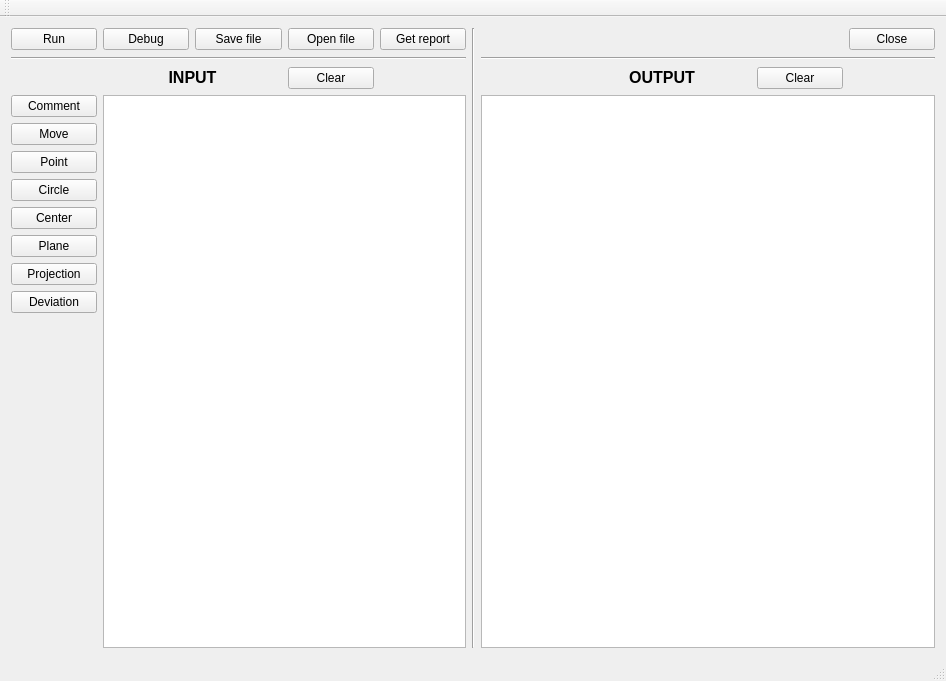
<?xml version="1.0" encoding="UTF-8"?>
<ui version="4.0">
 <class>CommandInterpreterQtClass</class>
 <widget class="QMainWindow" name="CommandInterpreterQtClass">
  <property name="geometry">
   <rect>
    <x>0</x>
    <y>0</y>
    <width>946</width>
    <height>681</height>
   </rect>
  </property>
  <property name="windowTitle">
   <string>CommandInterpreterQt</string>
  </property>
  <widget class="QWidget" name="centralWidget">
   <layout class="QHBoxLayout" name="horizontalLayout">
    <item>
     <layout class="QGridLayout" name="gridLayout_3">
      <item row="5" column="0">
       <widget class="QPushButton" name="pointButton">
        <property name="text">
         <string>Point</string>
        </property>
       </widget>
      </item>
      <item row="4" column="0">
       <widget class="QPushButton" name="moveButton">
        <property name="text">
         <string>Move</string>
        </property>
       </widget>
      </item>
      <item row="3" column="1" rowspan="12" colspan="4">
       <widget class="QTextEdit" name="inputConsole">
        <property name="font">
         <font>
          <family>Segoe UI Historic</family>
          <pointsize>14</pointsize>
         </font>
        </property>
        <property name="verticalScrollBarPolicy">
         <enum>Qt::ScrollBarAsNeeded</enum>
        </property>
        <property name="horizontalScrollBarPolicy">
         <enum>Qt::ScrollBarAsNeeded</enum>
        </property>
        <property name="sizeAdjustPolicy">
         <enum>QAbstractScrollArea::AdjustIgnored</enum>
        </property>
        <property name="readOnly">
         <bool>false</bool>
        </property>
        <property name="html">
         <string>&lt;!DOCTYPE HTML PUBLIC &quot;-//W3C//DTD HTML 4.0//EN&quot; &quot;http://www.w3.org/TR/REC-html40/strict.dtd&quot;&gt;
&lt;html&gt;&lt;head&gt;&lt;meta name=&quot;qrichtext&quot; content=&quot;1&quot; /&gt;&lt;meta charset=&quot;utf-8&quot; /&gt;&lt;style type=&quot;text/css&quot;&gt;
p, li { white-space: pre-wrap; }
hr { height: 1px; border-width: 0; }
li.unchecked::marker { content: &quot;\2610&quot;; }
li.checked::marker { content: &quot;\2612&quot;; }
&lt;/style&gt;&lt;/head&gt;&lt;body style=&quot; font-family:'Segoe UI Historic'; font-size:14pt; font-weight:400; font-style:normal;&quot;&gt;
&lt;p align=&quot;justify&quot; style=&quot;-qt-paragraph-type:empty; margin-top:0px; margin-bottom:0px; margin-left:0px; margin-right:0px; -qt-block-indent:0; text-indent:0px; font-family:'Segoe UI'; font-size:9pt;&quot;&gt;&lt;br /&gt;&lt;/p&gt;&lt;/body&gt;&lt;/html&gt;</string>
        </property>
       </widget>
      </item>
      <item row="8" column="0">
       <widget class="QPushButton" name="planeButton">
        <property name="text">
         <string>Plane</string>
        </property>
       </widget>
      </item>
      <item row="2" column="3">
       <widget class="QPushButton" name="clearInputButton">
        <property name="text">
         <string>Clear</string>
        </property>
       </widget>
      </item>
      <item row="0" column="1">
       <widget class="QPushButton" name="debugButton">
        <property name="text">
         <string>Debug</string>
        </property>
       </widget>
      </item>
      <item row="6" column="0">
       <widget class="QPushButton" name="circleButton">
        <property name="text">
         <string>Circle</string>
        </property>
       </widget>
      </item>
      <item row="9" column="0">
       <widget class="QPushButton" name="projectionButton">
        <property name="text">
         <string>Projection</string>
        </property>
       </widget>
      </item>
      <item row="3" column="0">
       <widget class="QPushButton" name="commentButton">
        <property name="text">
         <string>Comment</string>
        </property>
       </widget>
      </item>
      <item row="0" column="4">
       <widget class="QPushButton" name="getReportButton">
        <property name="text">
         <string>Get report</string>
        </property>
       </widget>
      </item>
      <item row="0" column="0">
       <widget class="QPushButton" name="runButton">
        <property name="font">
         <font>
          <pointsize>9</pointsize>
         </font>
        </property>
        <property name="styleSheet">
         <string notr="true"/>
        </property>
        <property name="text">
         <string>Run</string>
        </property>
       </widget>
      </item>
      <item row="7" column="0">
       <widget class="QPushButton" name="centerButton">
        <property name="text">
         <string>Center</string>
        </property>
       </widget>
      </item>
      <item row="0" column="2">
       <widget class="QPushButton" name="saveFileButton">
        <property name="text">
         <string>Save file</string>
        </property>
       </widget>
      </item>
      <item row="2" column="1" colspan="2">
       <widget class="QLabel" name="label">
        <property name="font">
         <font>
          <pointsize>12</pointsize>
          <bold>true</bold>
         </font>
        </property>
        <property name="frameShape">
         <enum>QFrame::Box</enum>
        </property>
        <property name="lineWidth">
         <number>0</number>
        </property>
        <property name="text">
         <string>&lt;html&gt;&lt;head/&gt;&lt;body&gt;&lt;p align=&quot;center&quot;&gt;INPUT&lt;/p&gt;&lt;/body&gt;&lt;/html&gt;</string>
        </property>
        <property name="textFormat">
         <enum>Qt::AutoText</enum>
        </property>
       </widget>
      </item>
      <item row="10" column="0">
       <widget class="QPushButton" name="deviationButton">
        <property name="text">
         <string>Deviation</string>
        </property>
       </widget>
      </item>
      <item row="0" column="3">
       <widget class="QPushButton" name="openFileButton">
        <property name="text">
         <string>Open file</string>
        </property>
       </widget>
      </item>
      <item row="1" column="0" colspan="5">
       <widget class="Line" name="line">
        <property name="minimumSize">
         <size>
          <width>0</width>
          <height>5</height>
         </size>
        </property>
        <property name="orientation">
         <enum>Qt::Horizontal</enum>
        </property>
       </widget>
      </item>
     </layout>
    </item>
    <item>
     <widget class="Line" name="line_2">
      <property name="orientation">
       <enum>Qt::Vertical</enum>
      </property>
     </widget>
    </item>
    <item>
     <layout class="QGridLayout" name="gridLayout_2">
      <item row="4" column="1" colspan="2">
       <widget class="QLabel" name="label_2">
        <property name="font">
         <font>
          <pointsize>12</pointsize>
          <bold>true</bold>
         </font>
        </property>
        <property name="styleSheet">
         <string notr="true"/>
        </property>
        <property name="text">
         <string>&lt;html&gt;&lt;head/&gt;&lt;body&gt;&lt;p align=&quot;center&quot;&gt;OUTPUT&lt;/p&gt;&lt;/body&gt;&lt;/html&gt;</string>
        </property>
       </widget>
      </item>
      <item row="4" column="3">
       <widget class="QPushButton" name="clearOutputButton">
        <property name="text">
         <string>Clear</string>
        </property>
       </widget>
      </item>
      <item row="3" column="0" colspan="5">
       <widget class="Line" name="line_3">
        <property name="minimumSize">
         <size>
          <width>0</width>
          <height>5</height>
         </size>
        </property>
        <property name="orientation">
         <enum>Qt::Horizontal</enum>
        </property>
       </widget>
      </item>
      <item row="5" column="0" colspan="5">
       <widget class="QTextEdit" name="outputConsole">
        <property name="font">
         <font>
          <pointsize>14</pointsize>
         </font>
        </property>
        <property name="mouseTracking">
         <bool>false</bool>
        </property>
        <property name="focusPolicy">
         <enum>Qt::StrongFocus</enum>
        </property>
        <property name="readOnly">
         <bool>true</bool>
        </property>
       </widget>
      </item>
      <item row="1" column="4">
       <widget class="QPushButton" name="pushButton_2">
        <property name="text">
         <string>Close</string>
        </property>
       </widget>
      </item>
     </layout>
    </item>
   </layout>
  </widget>
  <widget class="QMenuBar" name="menuBar">
   <property name="geometry">
    <rect>
     <x>0</x>
     <y>0</y>
     <width>946</width>
     <height>22</height>
    </rect>
   </property>
  </widget>
  <widget class="QToolBar" name="mainToolBar">
   <attribute name="toolBarArea">
    <enum>TopToolBarArea</enum>
   </attribute>
   <attribute name="toolBarBreak">
    <bool>false</bool>
   </attribute>
  </widget>
  <widget class="QStatusBar" name="statusBar"/>
 </widget>
 <layoutdefault spacing="6" margin="11"/>
 <resources>
  <include location="CommandInterpreterQt.qrc"/>
 </resources>
 <connections>
  <connection>
   <sender>pushButton_2</sender>
   <signal>clicked()</signal>
   <receiver>CommandInterpreterQtClass</receiver>
   <slot>close()</slot>
   <hints>
    <hint type="sourcelabel">
     <x>1023</x>
     <y>52</y>
    </hint>
    <hint type="destinationlabel">
     <x>875</x>
     <y>57</y>
    </hint>
   </hints>
  </connection>
 </connections>
</ui>
